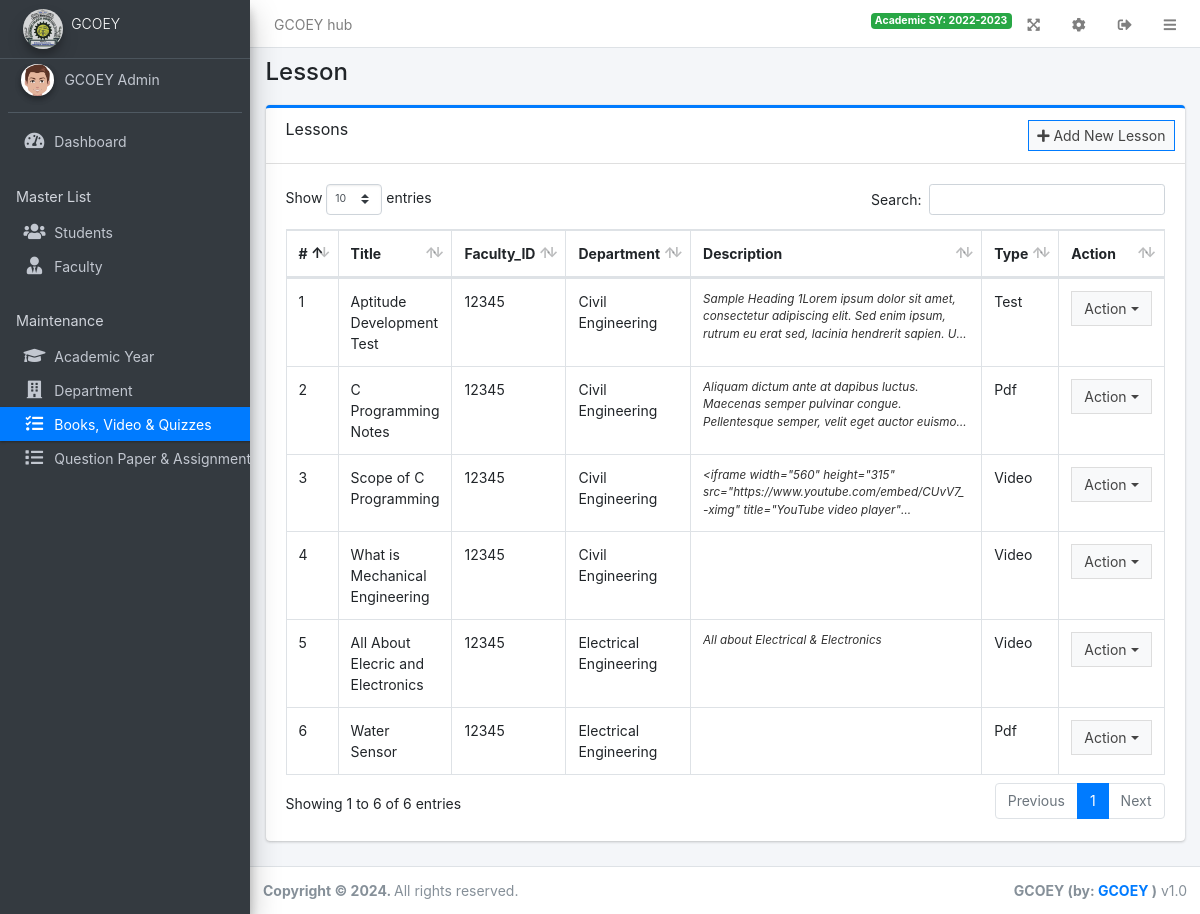
Page /admin/?page=lesson (signed in) on the committed database.
### tables this page shows
CREATE TABLE `lessons` (
  `id` int(30) NOT NULL,
  `academic_year_id` int(30) NOT NULL,
  `subject_id` int(30) NOT NULL,
  `class_id` varchar(255) NOT NULL,
  `faculty_id` varchar(50) NOT NULL,
  `title` varchar(250) NOT NULL,
  `description` text DEFAULT NULL,
  `ppt_path` text DEFAULT NULL,
  `types` varchar(255) NOT NULL,
  `links` varchar(255) NOT NULL,
  `images` varchar(255) NOT NULL
);

### config.php (called while the page is built, shortened)
<?php
require_once('classes/DBConnection.php');
require_once('classes/SystemSettings.php');
function validate_image($file){
	if(!empty($file)){
		if(is_file(base_app.$file)){
			return base_url.$file;
		}else{
			return base_url.'dist/img/no-image-available.png';
		}
	}else{
		return base_url.'dist/img/no-image-available.png';
	}
}
function isMobileDevice(){
    $aMobileUA = array(
        '/iphone/i' => 'iPhone',
        '/ipod/i' => 'iPod',
        '/ipad/i' => 'iPad',
        '/android/i' => 'Android',
        '/blackberry/i' => 'BlackBerry',
        '/webos/i' => 'Mobile'
    );
    return false;
}
?>

### classes/DBConnection.php (called while the page is built, shortened)
<?php
class DBConnection{
    private $host = DB_SERVER;
    private $username = DB_USERNAME;
    private $password = DB_PASSWORD;
    private $database = DB_NAME;
    public $conn;
    public function __construct(){
        if (!isset($this->conn)) {
            $this->conn = new mysqli($this->host, $this->username, $this->password, $this->database);
        }
    }
}
?>

### classes/SystemSettings.php (called while the page is built, shortened)
<?php
class SystemSettings extends DBConnection{
	function userdata($field = ''){
		if(!empty($field)){
			if(isset($_SESSION['userdata'][$field]))
				return $_SESSION['userdata'][$field];
			else
				return null;
		}else{
			return false;
		}
	}
	function info($field=''){
		if(!empty($field)){
			if(isset($_SESSION['system_info'][$field]))
				return $_SESSION['system_info'][$field];
			else
				return false;
		}else{
			return false;
		}
	}
}
$_settings = new SystemSettings();
?>

### admin/lesson/index.php (the view, shortened to what this page needs)
<div class="card card-outline card-primary w-fluid">
    <div class="card-header">
        <h3 class="card-title">Lessons</h3>
        <div class="card-tools">
            <a class="btn btn-block btn-sm btn-default btn-flat border-primary new_lesson" href="javascript:void(0)"><i class="fa fa-plus"></i> Add New Lesson</a>
        </div>
    </div>
    <div class="card-body">
        <table class="table table-bordered table-compact table-stripped">
            <thead>
                <tr>
                    <th>#</th>
                    <th>Title</th>
                    <th>Faculty_ID</th>
                    <th>Department</th>
                    <th>Description</th>
                    <th>Type</th>
                    <th>Action</th>
                </tr>
            </thead>
            <tbody>
                <?php
                $i = 1;
                $qry = $conn->query("SELECT * FROM lessons ");
                while ($row = $qry->fetch_assoc()) :
                    $desc = html_entity_decode($row['description']);
                    $desc = stripslashes($desc);
                    $desc = strip_tags($desc);
                ?>
                    <tr>
                        <td><?php echo $i++ ?></td>
                        <td><?php echo $row['title'] ?></td>
                        <td><?php echo $row['faculty_id'] ?></td>
                        <td>
                                <?php
                                    $subjectId = $row['subject_id'];
                                    if ($subjectId == 2) {
                                        echo "Computer Engineering";
                                    } elseif ($subjectId == 3) {
                                        echo "Civil Engineering";
                                    }elseif ($subjectId == 6) {
                                        echo "Mechanical Engineering";
                                    }elseif ($subjectId == 4) {
                                        echo "Electrical Engineering";
                                    }elseif ($subjectId == 5) {
                                        echo "Electronics Engineering";
                                    } else {
                                        echo $subjectId;
                                    }
                                ?>
                        </td>
                        <td><span class="truncate"><?php echo $desc ?></span></td>
                        <td><?php echo $row['types'] ?></td>
                        <td class="text-center">
                            <div class="btn-group">
                                <button type="button" class="btn btn-default btn-block btn-flat dropdown-toggle dropdown-hover dropdown-icon" data-toggle="dropdown" aria-expanded="false">
                                    Action
                                </button>
                            </div>
                        </td>
                    </tr>
                <?php endwhile; ?>
            </tbody>
        </table>
    </div>
</div>

### admin/index.php (shortened to what this page needs)
<?php require_once('../config.php'); ?>
 <!DOCTYPE html>
<html lang="en" class="" style="height: auto;">
<?php require_once('inc/header.php') ?>
  <body class="layout-fixed layout-footer-fixed text-sm sidebar-mini control-sidebar-slide-open layout-navbar-fixed " data-new-gr-c-s-check-loaded="14.991.0" data-gr-ext-installed="" style="height: auto;">
    <div class="wrapper">
     <?php require_once('inc/topBarNav.php') ?>
     <?php require_once('inc/navigation.php') ?>
     <?php $page = isset($_GET['page']) ? $_GET['page'] : 'home';  ?>
      <div class="content-wrapper" style="min-height: 567.854px;">
        <div class="content-header">
          <div class="container-fluid">
            <div class="row mb-2">
              <div class="col-sm-6">
                <h1 class="m-0"><?php echo ucwords(str_replace("_", " ",$page)) ?></h1>
              </div>
            </div>
          </div>
        </div>
        <section class="content">
          <div class="container-fluid">
            <?php
              if(!file_exists($page.".php") && !is_dir($page)){
                  include '404.html';
              }else{
                if(is_dir($page))
                  include $page.'/index.php';
                else
                  include $page.'.php';
              }
            ?>
          </div>
        </section>
      </div>
      <?php require_once('inc/footer.php') ?>
  </body>
</html>

### admin/inc/header.php (shortened to what this page needs)
<head>
    <link rel="stylesheet" href="<?php echo base_url ?>plugins/fontawesome-free/css/all.min.css">
    <link rel="stylesheet" href="<?php echo base_url ?>plugins/tempusdominus-bootstrap-4/css/tempusdominus-bootstrap-4.min.css">
  <link rel="stylesheet" href="<?php echo base_url ?>plugins/datatables-bs4/css/dataTables.bootstrap4.min.css">
  <link rel="stylesheet" href="<?php echo base_url ?>plugins/datatables-responsive/css/responsive.bootstrap4.min.css">
  <link rel="stylesheet" href="<?php echo base_url ?>plugins/datatables-buttons/css/buttons.bootstrap4.min.css">
  <link rel="stylesheet" href="<?php echo base_url ?>plugins/select2/css/select2.min.css">
  <link rel="stylesheet" href="<?php echo base_url ?>plugins/select2-bootstrap4-theme/select2-bootstrap4.min.css">
    <link rel="stylesheet" href="<?php echo base_url ?>plugins/icheck-bootstrap/icheck-bootstrap.min.css">
    <link rel="stylesheet" href="<?php echo base_url ?>plugins/jqvmap/jqvmap.min.css">
    <link rel="stylesheet" href="<?php echo base_url ?>dist/css/adminlte.css">
    <link rel="stylesheet" href="<?php echo base_url ?>dist/css/custom.css">
    <link rel="stylesheet" href="<?php echo base_url ?>plugins/overlayScrollbars/css/OverlayScrollbars.min.css">
    <link rel="stylesheet" href="<?php echo base_url ?>plugins/daterangepicker/daterangepicker.css">
    <link rel="stylesheet" href="<?php echo base_url ?>plugins/summernote/summernote-bs4.min.css">
  <link rel="stylesheet" href="<?php echo base_url ?>plugins/sweetalert2-theme-bootstrap-4/bootstrap-4.min.css">
  </head>

### admin/inc/topBarNav.php
<nav class="main-header navbar navbar-expand navbar-white navbar-light text-sm">
  <ul class="navbar-nav">
    <li class="nav-item d-none d-sm-inline-block">
      <a href="<?php echo base_url ?>" class="nav-link"><?php echo (!isMobileDevice()) ? $_settings->info('name'):$_settings->info('short_name'); ?></a>
    </li>
  </ul>
  <ul class="navbar-nav ml-auto">
    <li class="nav-item">
      <span class="badge badge-success mt-1">Academic SY: <?php echo $_settings->userdata('academic_sy') ?></span>
    </li>
    <li class="nav-item">
      <a class="nav-link" data-widget="fullscreen" href="#" role="button">
      <i class="fas fa-expand-arrows-alt"></i>
      </a>
    </li>
    <li class="nav-item">
      <a class="nav-link"href="<?php echo base_url.'admin/?page=system_info' ?>" role="button">
      <i class="fas fa-cog"></i>
      </a>
    </li>
    <li class="nav-item">
      <a class="nav-link"  href="javascript:void(0)" onclick="location.replace('<?php echo base_url.'/classes/Login.php?f=logout' ?>')" role="button">
      <i class="fas fa-sign-out-alt"></i>
      </a>
    </li>
    <li class="nav-item">
      <a class="nav-link" data-widget="pushmenu" href="#" role="button"><i class="fas fa-bars"></i></a>
    </li>
  </ul>
</nav>

### admin/inc/navigation.php (shortened to what this page needs)
<?php
$page = '';
if(isset($_GET['page'])) {
    $page = $_GET['page'];
}
?>
      <aside class="main-sidebar sidebar-dark-primary elevation-4">
        <a href="<?php echo base_url ?>admin" class="brand-link text-sm">
        <img src="<?php echo validate_image($_settings->info('logo'))?>" alt="Store Logo" class="brand-image img-circle elevation-3" style="opacity: .8;width: 2.5rem;height: 2.5rem;max-height: unset">
        <span class="brand-text font-weight-light"><?php echo $_settings->info('short_name') ?></span>
        </a>
        <div class="sidebar os-host os-theme-light os-host-overflow os-host-overflow-y os-host-resize-disabled os-host-transition os-host-scrollbar-horizontal-hidden">
          <div class="os-content-glue" style="margin: 0px -8px; width: 249px; height: 646px;"></div>
          <div class="os-padding">
            <div class="os-viewport os-viewport-native-scrollbars-invisible" style="overflow-y: scroll;">
              <div class="os-content" style="padding: 0px 8px; height: 100%; width: 100%;">
                <div class="user-panel mt-3 pb-3 mb-3 d-flex">
                  <div class="image">
                    <img src="<?php echo validate_image($_settings->userdata('avatar')) ?>" class="img-circle elevation-2" alt="User Image" style="height: 2rem;object-fit: cover">
                  </div>
                  <div class="info">
                    <a href="<?php echo base_url ?>admin/?page=user" class="d-block"><?php echo ucwords($_settings->userdata('firstname').' '.$_settings->userdata('lastname')) ?></a>
                  </div>
                </div>
                <nav class="mt-2">
                   <ul class="nav nav-pills nav-sidebar flex-column nav-flat" data-widget="treeview" role="menu" data-accordion="false">
                    <li class="nav-item dropdown <?php echo ($page === 'home') ? 'menu-open' : ''; ?>">
                      <a href="./" class="nav-link <?php echo ($page === 'home') ? 'active' : ''; ?>">
                        <i class="nav-icon fas fa-tachometer-alt"></i>
                        <p>
                          Dashboard
                        </p>
                      </a>
                    </li>
                    <li class="nav-header">Master List</li>
                    <li class="nav-item dropdown <?php echo ($page === 'students') ? 'menu-open' : ''; ?>">
                      <a href="<?php echo base_url ?>admin/?page=students" class="nav-link <?php echo ($page === 'students') ? 'active' : ''; ?>">
                        <i class="nav-icon fas fa-users"></i>
                        <p>
                          Students
                        </p>
                      </a>
                    </li>
                    <li class="nav-item dropdown <?php echo ($page === 'faculty') ? 'menu-open' : ''; ?>">
                      <a href="<?php echo base_url ?>admin/?page=faculty" class="nav-link <?php echo ($page === 'faculty') ? 'active' : ''; ?>">
                        <i class="nav-icon fas fa-user-tie"></i>
                        <p>
                          Faculty
                        </p>
                      </a>
                    </li>
                    <li class="nav-header">Maintenance</li>
                    <li class="nav-item dropdown <?php echo ($page === 'academic') ? 'menu-open' : ''; ?>">
                      <a href="<?php echo base_url ?>admin/?page=academic" class="nav-link <?php echo ($page === 'academic') ? 'active' : ''; ?>">
                        <i class="nav-icon fas fa-graduation-cap"></i>
                        <p>
                          Academic Year
                        </p>
                      </a>
                    </li>
                    <li class="nav-item dropdown <?php echo ($page === 'department') ? 'menu-open' : ''; ?>">
                      <a href="<?php echo base_url ?>admin/?page=department" class="nav-link <?php echo ($page === 'department') ? 'active' : ''; ?>">
                        <i class="nav-icon fas fa-building"></i>
                        <p>
                          Department
                        </p>
                      </a>
                    </li>
                    <li class="nav-item dropdown <?php echo ($page === 'lesson') ? 'menu-open' : ''; ?>">
                      <a href="<?php echo base_url ?>admin/?page=lesson" class="nav-link <?php echo ($page === 'lesson') ? 'active' : ''; ?>">
                        <i class="nav-icon fas fa-tasks"></i>
                        <p>
                          Books, Video & Quizzes
                        </p>
                      </a>
                    </li>
                    <li class="nav-item dropdown <?php echo ($page === 'lesson/assignment') ? 'menu-open' : ''; ?>">
                      <a href="<?php echo base_url ?>admin/?page=lesson/assignment" class="nav-link <?php echo ($page === 'lesson/assignment') ? 'active' : ''; ?>">
                        <i class="nav-icon fas fa-list"></i>
                        <p>
                          Question Paper & Assignments
                        </p>
                      </a>
                    </li>
                  </ul>
                </nav>
              </div>
            </div>
          </div>
        </div>
      </aside>

### admin/inc/footer.php (shortened to what this page needs)
<footer class="main-footer text-sm">
        <strong>Copyright © <?php echo date('Y') ?>.
        </strong>
        All rights reserved.
        <div class="float-right d-none d-sm-inline-block">
          <b><?php echo $_settings->info('short_name') ?> (by: <a href="mailto:gcoey@gmail.com" target="blank">GCOEY</a> )</b> v1.0
        </div>
      </footer>
    </div>

### rows in the picture
lessons: title "Aptitude Development Test", faculty "12345", shows "Civil Engineering", description "Sample Heading 1Lorem ipsum dolor sit amet, consectetur adipiscing elit. Sed enim ipsum, rutrum eu erat sed, lacinia hendrerit sapien.…", types "Test"
lessons: title "C Programming Notes", faculty "12345", shows "Civil Engineering", description "Aliquam dictum ante at dapibus luctus. Maecenas semper pulvinar congue. Pellentesque semper, velit eget auctor…", types "Pdf"
lessons: title "Scope of C Programming", faculty "12345", shows "Civil Engineering", description "<iframe width=\"560\" height=\"315\" src=\"https://www.youtube.com/embed/CUvV7_-ximg\" title=\"YouTube video…", types "Video"
lessons: title "What is Mechanical Engineering", faculty "12345", shows "Civil Engineering", types "Video"
lessons: title "All About Elecric and Electronics", faculty "12345", shows "Electrical Engineering", description "All about Electrical & Electronics", types "Video"
lessons: title "Water Sensor", faculty "12345", shows "Electrical Engineering", types "Pdf"

### other values in the picture
$_settings->info('name') "GCOEY hub"
$_settings->userdata('academic_sy') "2022-2023"
$_settings->info('short_name') "GCOEY"
$_settings->userdata('firstname').' '.$_settings->userdata('lastname') "GCOEY Admin"
str_replace("_", " ",$page) "Lesson"
